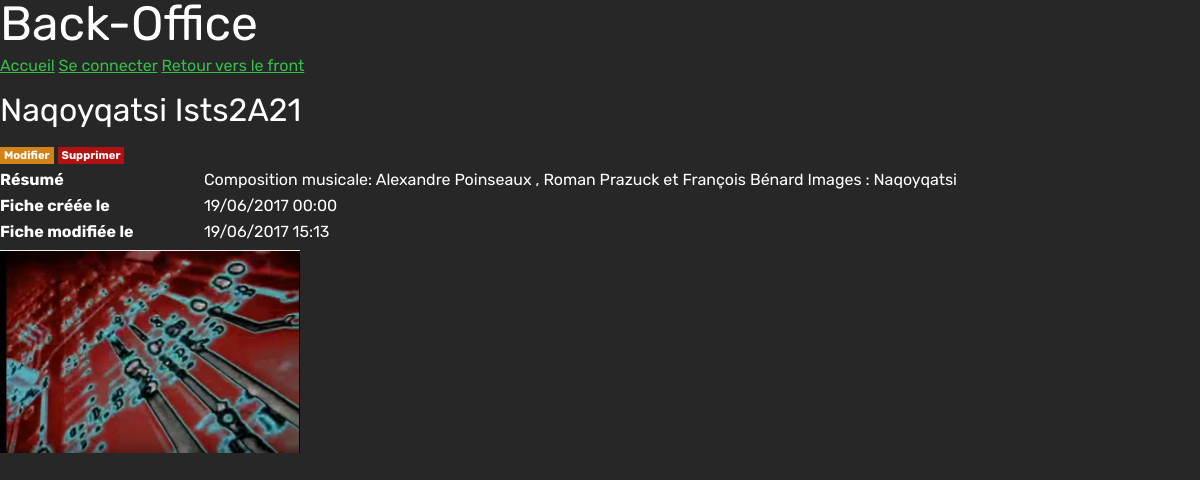
Screenshot of /back/film.php?id=2 with the database file from the repository.
### tables this page shows
CREATE TABLE `movie` (
  `id` int(11) NOT NULL,
  `created` date NOT NULL,
  `updated` datetime NOT NULL,
  `titre` varchar(250) NOT NULL,
  `description` text NOT NULL,
  `lien` varchar(255) NOT NULL,
  `cover` varchar(255) NOT NULL
);

### config/functions.php (called while the page is built, shortened)
<?php
function dateEU($input, $hour = false){
	if(empty($input))
		return 'n.c.';
	else{
		$time = new DateTime($input);
		if($hour)
			return $time->format('d/m/Y H:i');
		else
			return $time->format('d/m/Y');
	}
}
function backCover($input){
	if(empty($input))
		return '../img/coverdefault.png';
	else{
		return '../' . $input;
	}
}

### back/film.php (the view, shortened to what this page needs)
<?php
include('../config/settings.php');
$movie = $db->prepare('SELECT * FROM movie WHERE id = :i');
$movie->bindParam(':i', $_GET['id'], PDO::PARAM_INT);
$movie->execute();
if($movie->rowCount() == 0)
	redirect('index.php');
else
	$data = $movie->fetch(PDO::FETCH_ASSOC);
?><!DOCTYPE html>
<html>
<head>
	<?php include('../includes/head-back.php'); ?>
</head>
<body>
	<?php include('../includes/header-back.php'); ?>
	<article>
		<h1><?= $data['titre'] ?></h1>
		<p>
			<a class="btn btn-small btn-warning" href="updateFilm.php?id=<?= $data['id'] ?>">Modifier</a>
			<a class="btn btn-small btn-error" href="../core/deleteFilm.php?id=<?= $data['id'] ?>">Supprimer</a>
		</p>
		<p>
			<span class="label">Résumé</span>
			<?= $data['description'] ?>
		</p>
		<p>
			<span class="label">Fiche créée le</span>
			<?= dateEU($data['created'], true) ?>
		</p>
		<p>
			<span class="label">Fiche modifiée le</span>
			<?= dateEU($data['updated'], true) ?>
		</p>
		<figure>
			<img src="<?= Backcover($data['cover'], true) ?>" alt="Couverture de <?= $data['titre'] ?>">
		</figure>
	</article>
</body>
</html>

### includes/head-back.php (shortened to what this page needs)
<link rel="stylesheet" href="../css/reset.css">
<link rel="stylesheet" href="../css/main-back.css">

### includes/header-back.php (shortened to what this page needs)
<?php
$filepath = $_SERVER['PHP_SELF'];
$filepath = explode('/', $filepath);
$filename = array_pop($filepath);
?>
<header>
	<h1>Back-Office</h1>
	<nav class="navDesktop">
		<a href="index.php" <?php if($filename == 'index.php') echo 'class="active"'; ?>>Accueil</a>
		<?php
		if(!empty($_SESSION['user'])){ ?>
			<a href="addFilm.php" <?php if($filename == 'addFilm.php') echo 'class="active"'; ?>>Ajouter un film</a>
            <a href="addFrise.php" <?php if($filename == 'addFrise.php') echo 'class="active"'; ?>>Ajouter une infos(apropos)</a>
            <a href="addRS.php" <?php if($filename == 'addRS.php') echo 'class="active"'; ?>>Ajouter un réseau</a>
			<a href="../core/logout.php">Se déconnecter</a>
		<?php } else {  ?>
			<a href="login.php" <?php if($filename == 'login.php') echo 'class="active"'; ?>>Se connecter</a>
		<?php } ?>
		<a href="../">Retour vers le front</a>
	</nav>
</header>

### css/main-back.css (style rules this page uses)
html { font-family: 'Rubik', sans-serif; font-size: 100%; background: #272727; color: #FFFFFF; }
header { margin-bottom: 20px; }
header h1 { font-size:3rem; margin-bottom: 10px; }
nav { margin-bottom: 15px; }
nav a { color: #34BF4A; }
article, form { margin-bottom: 20px; }
form h1, article h1 { font-size: 2rem; margin-bottom: 20px; }
p { margin-bottom: 10px; }
form label, span.label { display: inline-block; width: 200px; font-weight: bold; vertical-align: top; }
.btn { cursor: pointer; padding: 5px 10px; border: none; background: #fff; font-weight: bold; text-decoration: none; }
.btn-small { padding: 2px 4px; font-size: 0.7rem; }
.btn-warning { background: #d18317; color: #fff; }
.btn-error { background: #b21111; color: #fff; }
figure { max-width: 300px; }
a { color: #1E89CC; }

### rows the page displays
movie: titre "Naqoyqatsi Ists2A21", description "Composition musicale: Alexandre Poinseaux , Roman Prazuck et François Bénard Images : Naqoyqatsi", created "19/06/2017 00:00", updated "19/06/2017 15:13", cover (picture)
